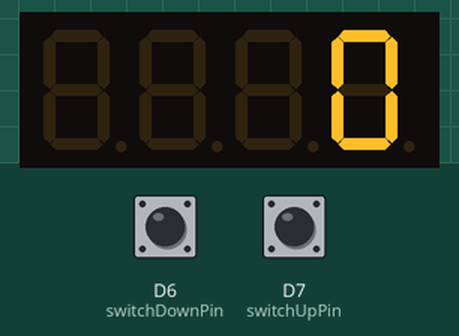
Recording of a sketch running on a simulated ESP8266 (NodeMCU). Parts: 4-digit seven-segment display. Inputs (shaded band) come from the test bench; at power-on: D6 (switchDownPin) LOW, D7 (switchUpPin) LOW.

Above: at 1.2 s.
1.3 s: D6 (switchDownPin) pulled HIGH for 1 s
At 2.8 s:
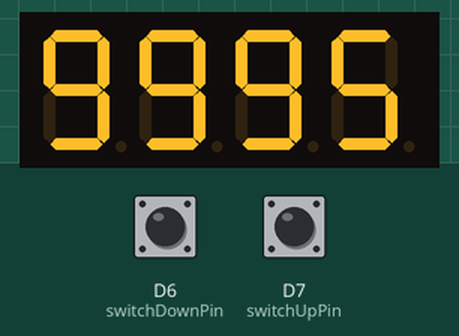
3.8 s: D7 (switchUpPin) pulled HIGH for 3.2 s
At 7.8 s:
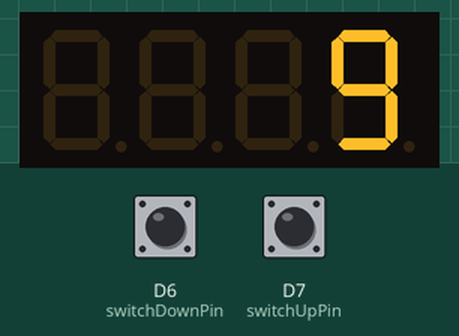
8.5 s: D7 (switchUpPin) pulled HIGH for 0.25 s
At 9.2 s:
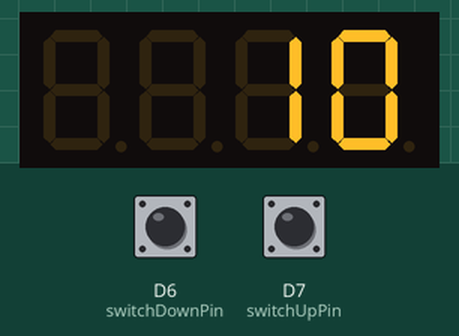
Timing chart, 0 to 11.5 s (numbered marks = the images above; inputs shaded):
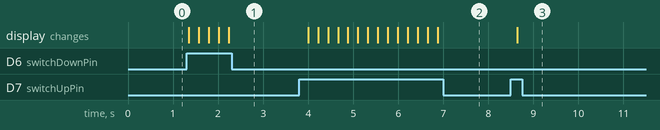

The sketch:

7segmen.ino
```cpp
#include <TM1637Display.h> //Library TM1637
#define CLK D5 //definisi CLK ke pin D5
#define DIO D4 //definisi DIO ke pin D4

int switchUpPin = D7; //membuat switchUpPin pada pin D7
int switchDownPin = D6; //membuat switchDownPin pada pin D6
int counter = 0; //membuat variabel counter
int buttonUpState = 0; //membuat variabel tempat data button up
int buttonDownState = 0; //membuat variabel tempat data button down

TM1637Display display(CLK, DIO); //Pengenalan pin CLK dan DIO

void setup(){
display.setBrightness(0x0f); //Mengatur kecerahan maksimal
pinMode(switchUpPin , INPUT); //mengatur switchUpPin sebagai INPUT
pinMode(switchDownPin, INPUT); //mengatur switchDownPin sebagai INPUT
}

void loop(){
buttonUpState = digitalRead(switchUpPin); //membaca switchUpPin
buttonDownState = digitalRead(switchDownPin); //membaca switchDownPin

if (buttonUpState == HIGH) //jika tombol up ditekan maka
{
if(counter == 9999) { //jika counter bernilai 9999 maka
counter = 0; //counter dikembalikan ke angka 0
}
else { //jika tidak maka
counter++; //nilai counter akan bertambah
}
}
if (buttonDownState == HIGH) //jika tombol down ditekan maka
{
if(counter == 0) { //jika counter bernilai 0 maka
counter = 9999; //counter akan dikembalikan ke angka 9999
}
else {
  counter--;
}
}
display.showNumberDec(counter); //Menampilkan angka
delay(200); //jeda waktu per pembacaan button (200ms)
}
```

Measured:
- after the input at 1.3 s, the display: first changes after 0.05 s (image 1 shows a later state)
- after the input at 3.8 s, the display: first changes after 0.20 s (image 2 shows a later state)
- after the input at 8.5 s, the display: changes after 0.14 s (image 3)
